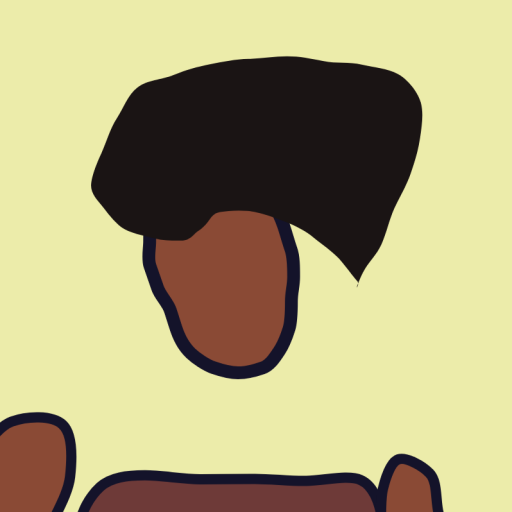
#> input picture tools/android/launcher/afro.png, 512 x 512 px; its folder holds only this picture in this run
$ python launcher_icons.py
#> lines starting #> are read from the running program, lines starting #| are printed output that depends on the picture
"""Write the Android app's launcher icons, one per dancer.

    python tools/android/launcher_icons.py

Reads tools/android/launcher/<dancer>.png (512px head-and-shoulders crops, cut
by tools/dancers/icon.py; snoop's is the website's icon-512.png) and writes,
under frontend/android/app/src/main/res:

  mipmap-<density>/ic_launcher_<dancer>.png      legacy square icon (Android 7)
  mipmap-<density>/ic_launcher_<dancer>_fg.png   adaptive icon foreground
  mipmap-anydpi-v26/ic_launcher_<dancer>.xml     adaptive icon (Android 8+)

The adaptive foreground is the crop scaled so the head fills the launcher's
mask (it shows the middle 72 of 108 dp) without touching its edge, anchored at
the bottom with the shoulders carried to the edges, on the splash card's yellow.
Needs opencv-python-headless and numpy.
"""
import pathlib
import cv2

ROOT = pathlib.Path(__file__).resolve().parents[2]
SRC = ROOT / "tools/android/launcher"
RES = ROOT / "frontend/android/app/src/main/res"
DENSITIES = {"mdpi": 1, "hdpi": 1.5, "xhdpi": 2, "xxhdpi": 3, "xxxhdpi": 4}
FG_SHARE = 0.8  # the crop's width as a share of the 108 dp canvas

ADAPTIVE = """<?xml version="1.0" encoding="utf-8"?>
<adaptive-icon xmlns:android="http://schemas.android.com/apk/res/android">
    <background android:drawable="@color/ic_launcher_background" />
    <foreground android:drawable="@mipmap/ic_launcher_{id}_fg" />
</adaptive-icon>
"""


def foreground(img, size):
    inner = round(size * FG_SHARE)
    crop = cv2.resize(img, (inner, inner), interpolation=cv2.INTER_AREA)
    side = (size - inner) // 2
    # The top and sides are the card's yellow already; carry the bottom row's
    # shoulders out to the edges and keep the figure on the bottom edge.
    return cv2.copyMakeBorder(crop, size - inner, 0, side, size - inner - side, cv2.BORDER_REPLICATE)


def main():
    (RES / "mipmap-anydpi-v26").mkdir(parents=True, exist_ok=True)
    for path in sorted(SRC.glob("*.png")):
        img = cv2.imread(str(path))
#> img is the input picture: shape (512, 512, 3); mean B, G, R 122.5, 166.4, 174.6
        dancer = path.stem
        for name, scale in DENSITIES.items():
            out = RES / f"mipmap-{name}"
            out.mkdir(parents=True, exist_ok=True)
            cv2.imwrite(str(out / f"ic_launcher_{dancer}_fg.png"), foreground(img, round(108 * scale)))
            legacy = round(48 * scale)
            cv2.imwrite(str(out / f"ic_launcher_{dancer}.png"), cv2.resize(img, (legacy, legacy), interpolation=cv2.INTER_AREA))
#> this loop made 5 passes
#> pass 1, in foreground, `crop = cv2.resize(img, (inner, inner), interpolation=cv2.INTER_AREA)`:
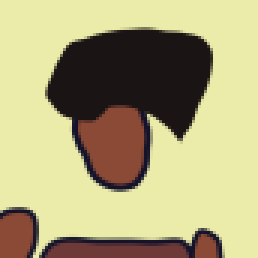
#> crop: shape (86, 86, 3) (shown 3 times larger); mean B, G, R 122.5, 166.4, 174.6
#> pass 1, in main, `cv2.imwrite(str(out / f"ic_launcher_{dancer}_fg.png"), foreground(img,..`:
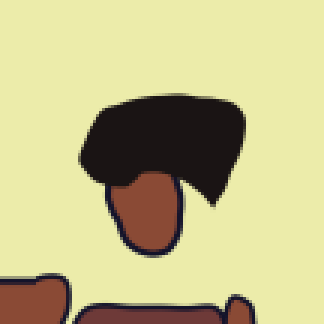
#> saved as ic_launcher_afro_fg.png: shape (108, 108, 3) (shown 3 times larger); mean B, G, R 138.2, 189.4, 195.4
#> pass 1, in main, `cv2.imwrite(str(out / f"ic_launcher_{dancer}.png"), cv2.resize(img, (l..`:
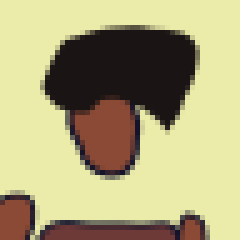
#> saved as ic_launcher_afro.png: shape (48, 48, 3) (shown 5 times larger); mean B, G, R 122.5, 166.4, 174.6
#> pass 2, in foreground (call 2), `crop = cv2.resize(img, (inner, inner), interpolation=cv2.INTER_AREA)`:
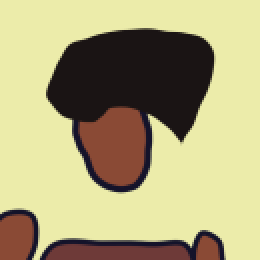
#> crop: shape (130, 130, 3) (shown 2 times larger); mean B, G, R 122.5, 166.4, 174.6
        (RES / "mipmap-anydpi-v26" / f"ic_launcher_{dancer}.xml").write_text(ADAPTIVE.format(id=dancer))
        print(dancer)


if __name__ == "__main__":
    main()

$ run again, on tools/android/launcher/leather.png
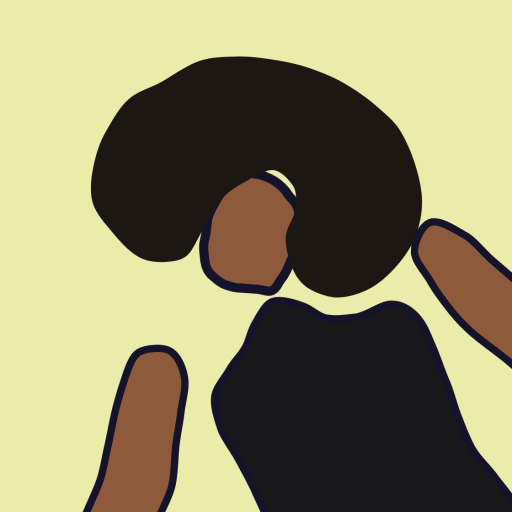
#> input picture tools/android/launcher/leather.png, 512 x 512 px
#> in main, img is the input picture: shape (512, 512, 3); mean B, G, R 102, 137.3, 143
#> the loop in main, `for name, scale in DENSITIES.items():` made 5 passes
#> pass 1, in main, `cv2.imwrite(str(out / f"ic_launcher_{dancer}_fg.png"), foreground(img,..`:
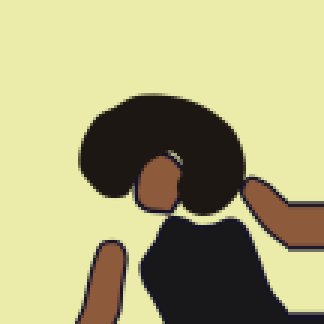
#> saved as ic_launcher_leather_fg.png: shape (108, 108, 3) (shown 3 times larger); mean B, G, R 124.6, 170.2, 174.4
#> pass 2, in foreground (call 2), `crop = cv2.resize(img, (inner, inner), interpolation=cv2.INTER_AREA)`:
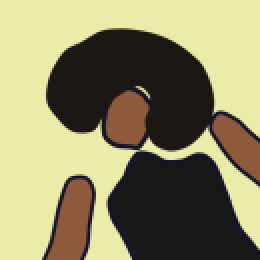
#> crop: shape (130, 130, 3) (shown 2 times larger); mean B, G, R 101.9, 137.3, 143

$ run again, on tools/android/launcher/satin.png
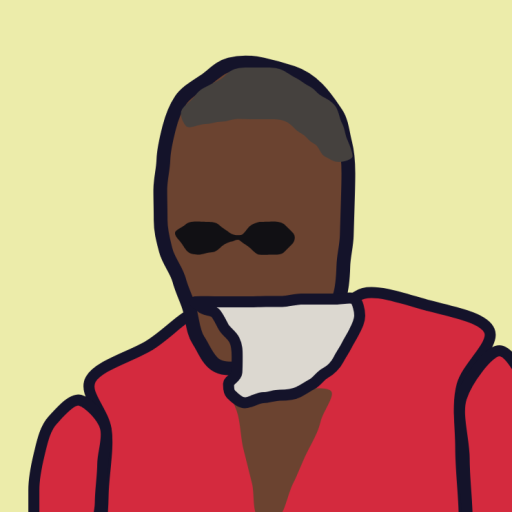
#> input picture tools/android/launcher/satin.png, 512 x 512 px
#> in main, img is the input picture: shape (512, 512, 3); mean B, G, R 115.6, 144, 188.5
#> the loop in main, `for name, scale in DENSITIES.items():` made 5 passes
#> pass 1, in main, `cv2.imwrite(str(out / f"ic_launcher_{dancer}_fg.png"), foreground(img,..`:
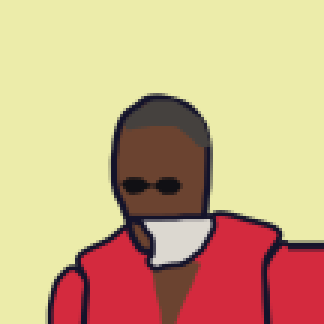
#> saved as ic_launcher_satin_fg.png: shape (108, 108, 3) (shown 3 times larger); mean B, G, R 132.7, 172.6, 204.8
#> pass 2, in foreground (call 2), `crop = cv2.resize(img, (inner, inner), interpolation=cv2.INTER_AREA)`:
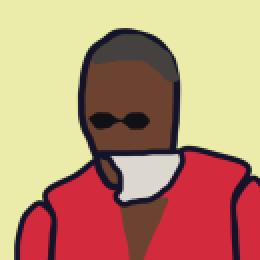
#> crop: shape (130, 130, 3) (shown 2 times larger); mean B, G, R 115.6, 144, 188.5

$ run again, on tools/android/launcher/balaclava.png
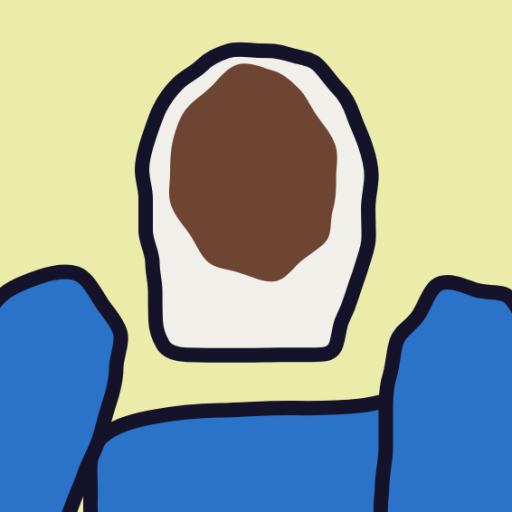
#> input picture tools/android/launcher/balaclava.png, 512 x 512 px
#> in main, img is the input picture: shape (512, 512, 3); mean B, G, R 158.4, 163.3, 148.1
#> the loop in main, `for name, scale in DENSITIES.items():` made 5 passes
#> pass 2, in foreground (call 2), `crop = cv2.resize(img, (inner, inner), interpolation=cv2.INTER_AREA)`:
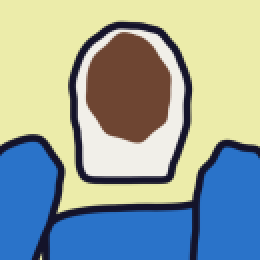
#> crop: shape (130, 130, 3) (shown 2 times larger); mean B, G, R 158.4, 163.3, 148.1
